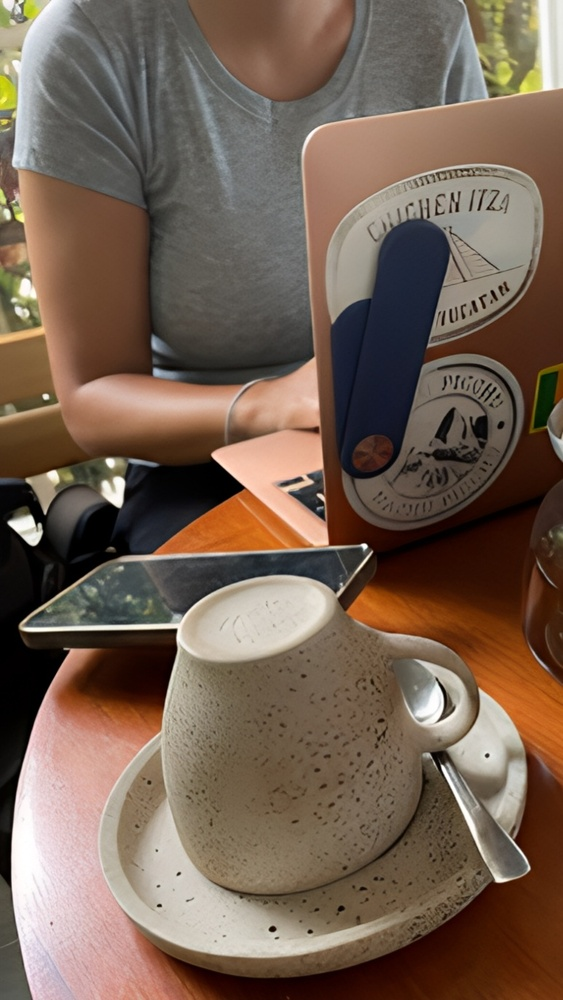
#> input picture input.jpg, 563 x 1000 px, shrunk from 773 x 1374 before the run
$ python app.py
#> lines starting #> are read from the running program, lines starting #| are printed output that depends on the picture
from PIL import Image, ImageDraw, ImageFilter
import numpy as np
import random

def add_noise(image, intensity=30):
    np_img = np.array(image)
    noise = np.random.randint(-intensity, intensity, np_img.shape, dtype='int16')
    noisy_img = np.clip(np_img + noise, 0, 255).astype('uint8')
    return Image.fromarray(noisy_img)

def add_stripe_pattern(image, stripe_width=2, opacity=50):
    draw = ImageDraw.Draw(image)
    for y in range(0, image.height, stripe_width * 2):
        draw.rectangle([0, y, image.width, y + stripe_width], fill=(255, 255, 255, opacity))
    return image

def add_chromatic_aberration(image, shift=8, blur_radius=10, noise_level=3):
    r, g, b = image.split()

    r = np.array(r)
    g = np.array(g)
    b = np.array(b)

    noise_r = np.random.randint(-noise_level, noise_level, r.shape)
    noise_b = np.random.randint(-noise_level, noise_level, b.shape)

    r = np.roll(r + noise_r, shift, axis=1)
    b = np.roll(b + noise_b, -shift, axis=1)

    r = np.clip(r, 0, 255)
    b = np.clip(b, 0, 255)

    r = Image.fromarray(r.astype('uint8')).filter(ImageFilter.GaussianBlur(blur_radius))
    g = Image.fromarray(g.astype('uint8'))
    b = Image.fromarray(b.astype('uint8')).filter(ImageFilter.GaussianBlur(blur_radius))

    return Image.merge("RGB", (r, g, b))

from PIL import Image, ImageFilter, ImageEnhance, ImageDraw
import numpy as np

def create_focus_effect(image, shift=5, blur_radius=10, noise_level=3, brightness_factor=1.5, focus_area=(0.5, 0.5), focus_radius=0.1):
    r, g, b = image.split()

    r = np.array(r)
    g = np.array(g)
    b = np.array(b)

    noise_r = np.random.randint(-noise_level, noise_level, r.shape)
    noise_b = np.random.randint(-noise_level, noise_level, b.shape)

    r = np.roll(r + noise_r, shift, axis=1)
    b = np.roll(b + noise_b, -shift, axis=1)

    r = np.clip(r, 0, 255)
    b = np.clip(b, 0, 255)

    r = Image.fromarray(r.astype('uint8')).filter(ImageFilter.GaussianBlur(blur_radius))
    g = Image.fromarray(g.astype('uint8'))
    b = Image.fromarray(b.astype('uint8')).filter(ImageFilter.GaussianBlur(blur_radius))

    final_image = Image.merge("RGB", (r, g, b))

    enhancer = ImageEnhance.Brightness(final_image)
    final_image = enhancer.enhance(brightness_factor)

    width, height = final_image.size
    mask = Image.new("L", final_image.size, 0)

    focus_center_x = int(width * focus_area[0])
    focus_center_y = int(height * focus_area[1])
    focus_radius_pixels = int(min(width, height) * focus_radius)

    draw = ImageDraw.Draw(mask)
    draw.ellipse([focus_center_x - focus_radius_pixels, focus_center_y - focus_radius_pixels,
                  focus_center_x + focus_radius_pixels, focus_center_y + focus_radius_pixels], fill=255)

    final_image = Image.composite(final_image, final_image.filter(ImageFilter.GaussianBlur(20)), mask)

    return final_image


input_image_path = "input.jpg"
output_image_path = "output.jpg" # Nama file output
image = Image.open(input_image_path).convert("RGB")
#> image is the input picture: PIL image 563x1000 RGB; mean R, G, B 116.8, 97.1, 82.4

image_with_noise = add_noise(image)
image_with_stripes = add_stripe_pattern(image_with_noise)
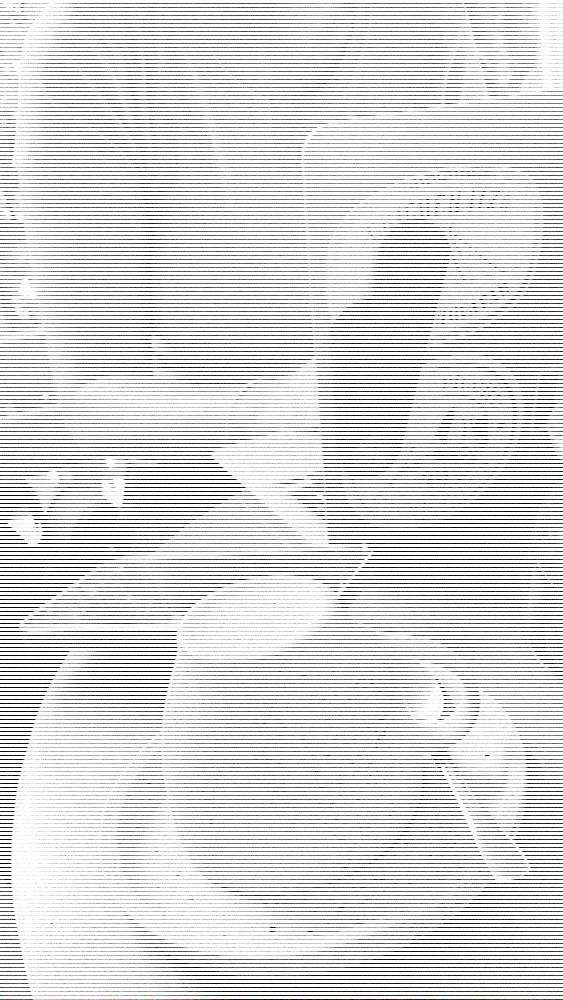
#> image_with_stripes: PIL image 563x1000 RGB; mean R, G, B 220.4, 215.5, 211.9
final_image = add_chromatic_aberration(image_with_stripes)
#> in add_chromatic_aberration, `r, g, b = image.split()`:
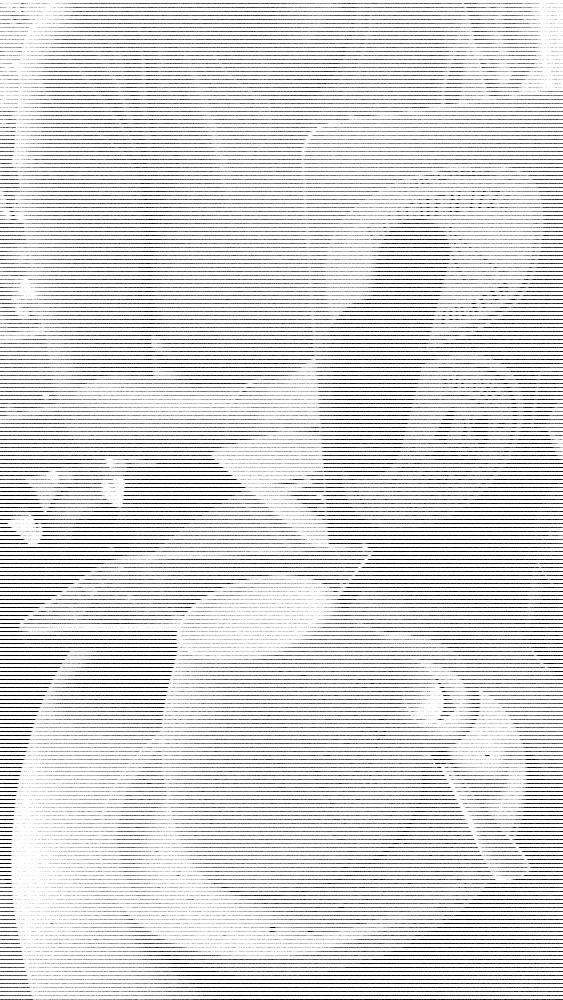
#> g: PIL image 563x1000 L; min 0, max 255, mean 215.5
#> in add_chromatic_aberration, `r = np.roll(r + noise_r, shift, axis=1)`:
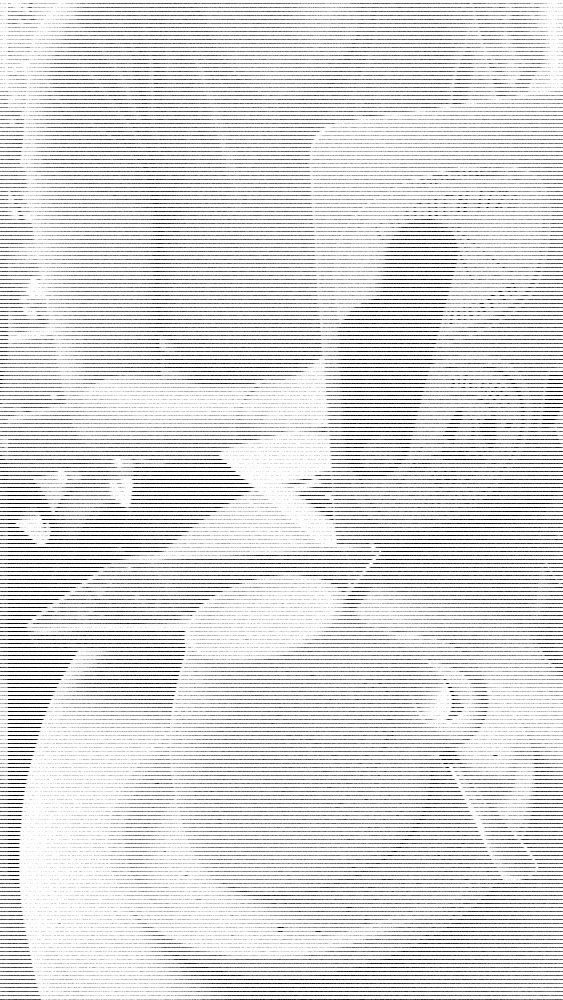
#> r: shape (1000, 563) int64; min -3, max 257, mean 219.9; drawn with min black and max white
#> in add_chromatic_aberration, `b = np.roll(b + noise_b, -shift, axis=1)`:
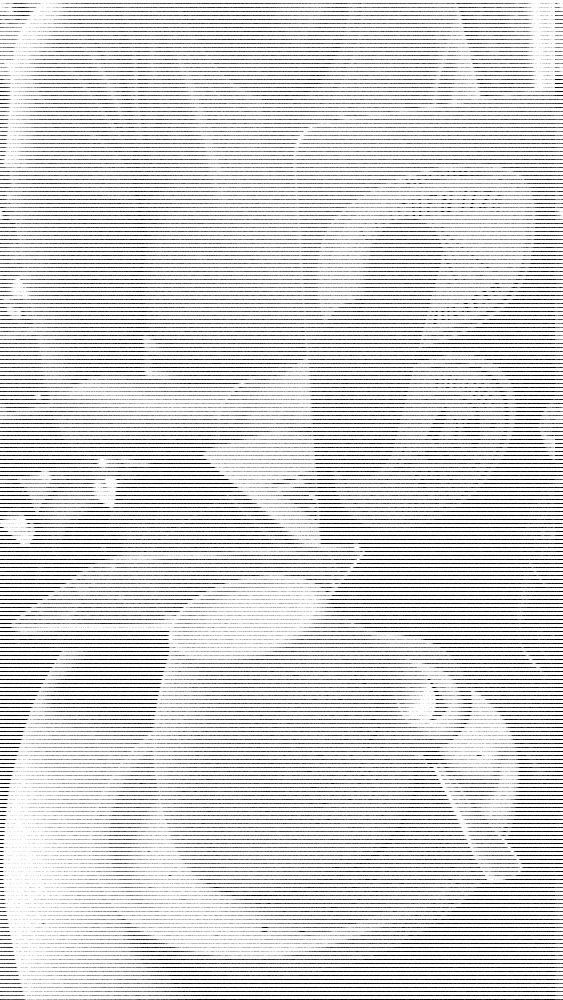
#> b: shape (1000, 563) int64; min -3, max 257, mean 211.4; drawn with min black and max white
#> in add_chromatic_aberration, `r = Image.fromarray(r.astype('uint8')).filter(ImageFilter.GaussianBlur..`:
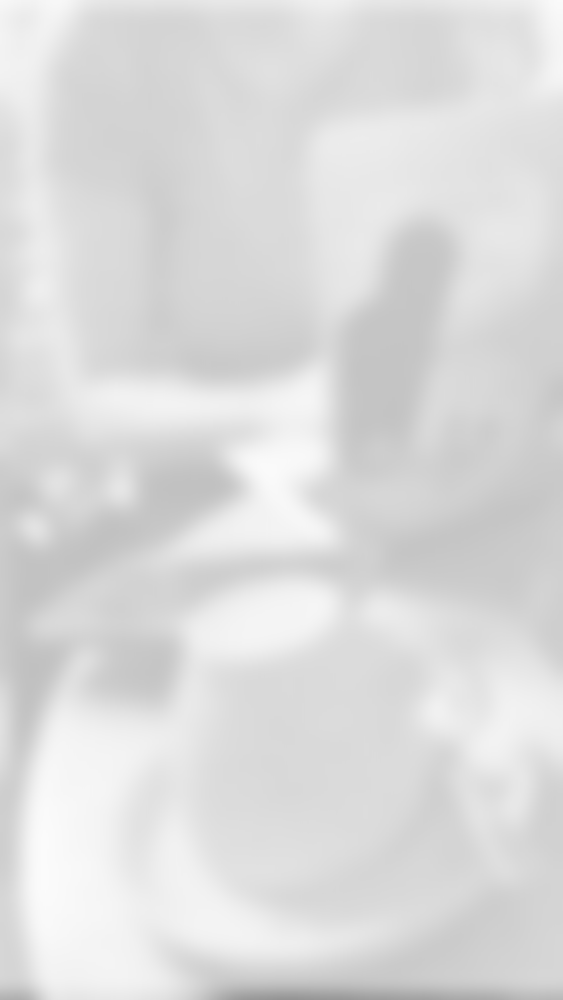
#> r: PIL image 563x1000 L; min 148, max 251, mean 219.3
#> in add_chromatic_aberration, `b = Image.fromarray(b.astype('uint8')).filter(ImageFilter.GaussianBlur..`:
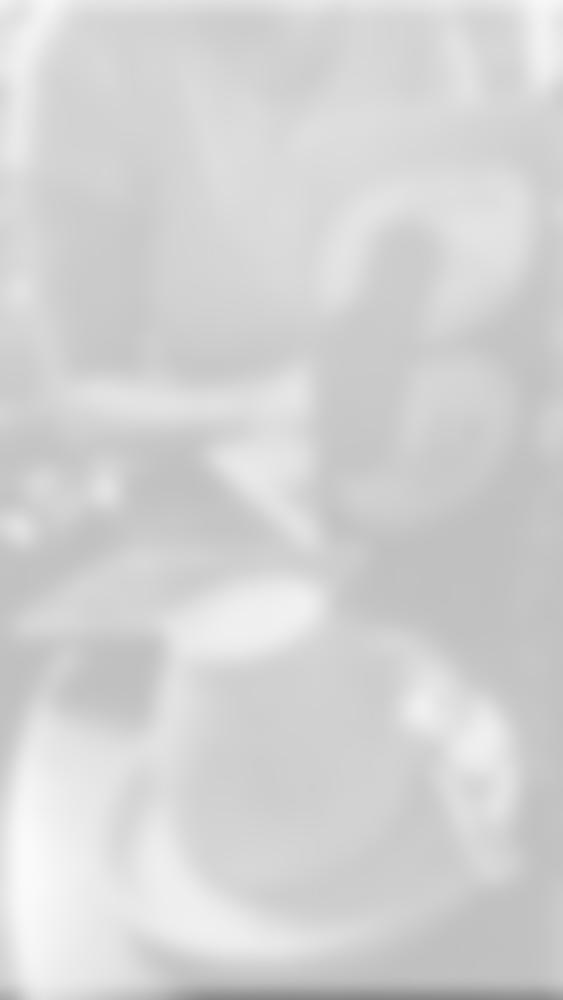
#> b: PIL image 563x1000 L; min 134, max 250, mean 210.7
#> in add_chromatic_aberration, `return Image.merge("RGB", (r, g, b))`:
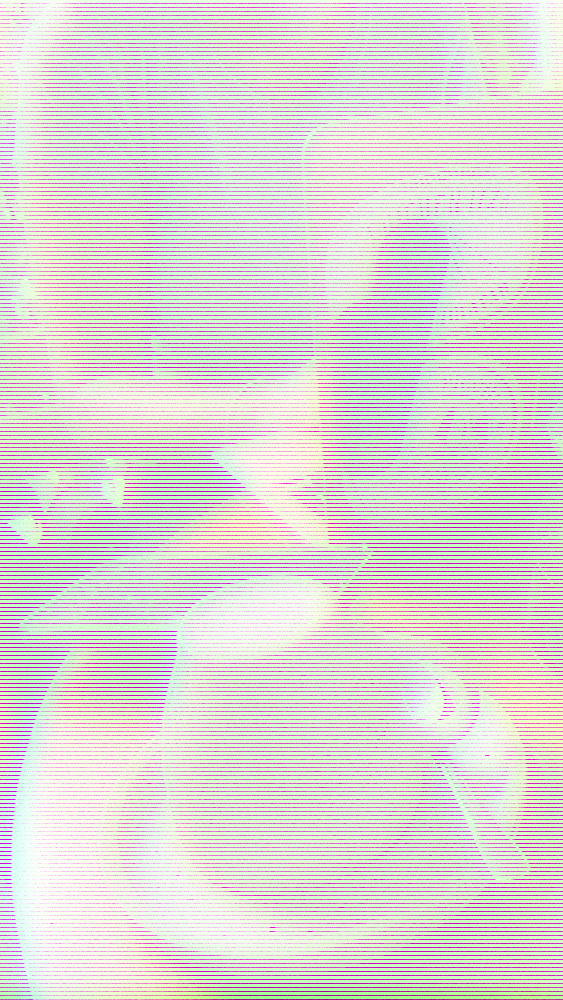
#> returned value: PIL image 563x1000 RGB; mean R, G, B 219.3, 215.5, 210.7

final_image.save(output_image_path)
print("Gambar dengan efek tersimpan di:", output_image_path)
